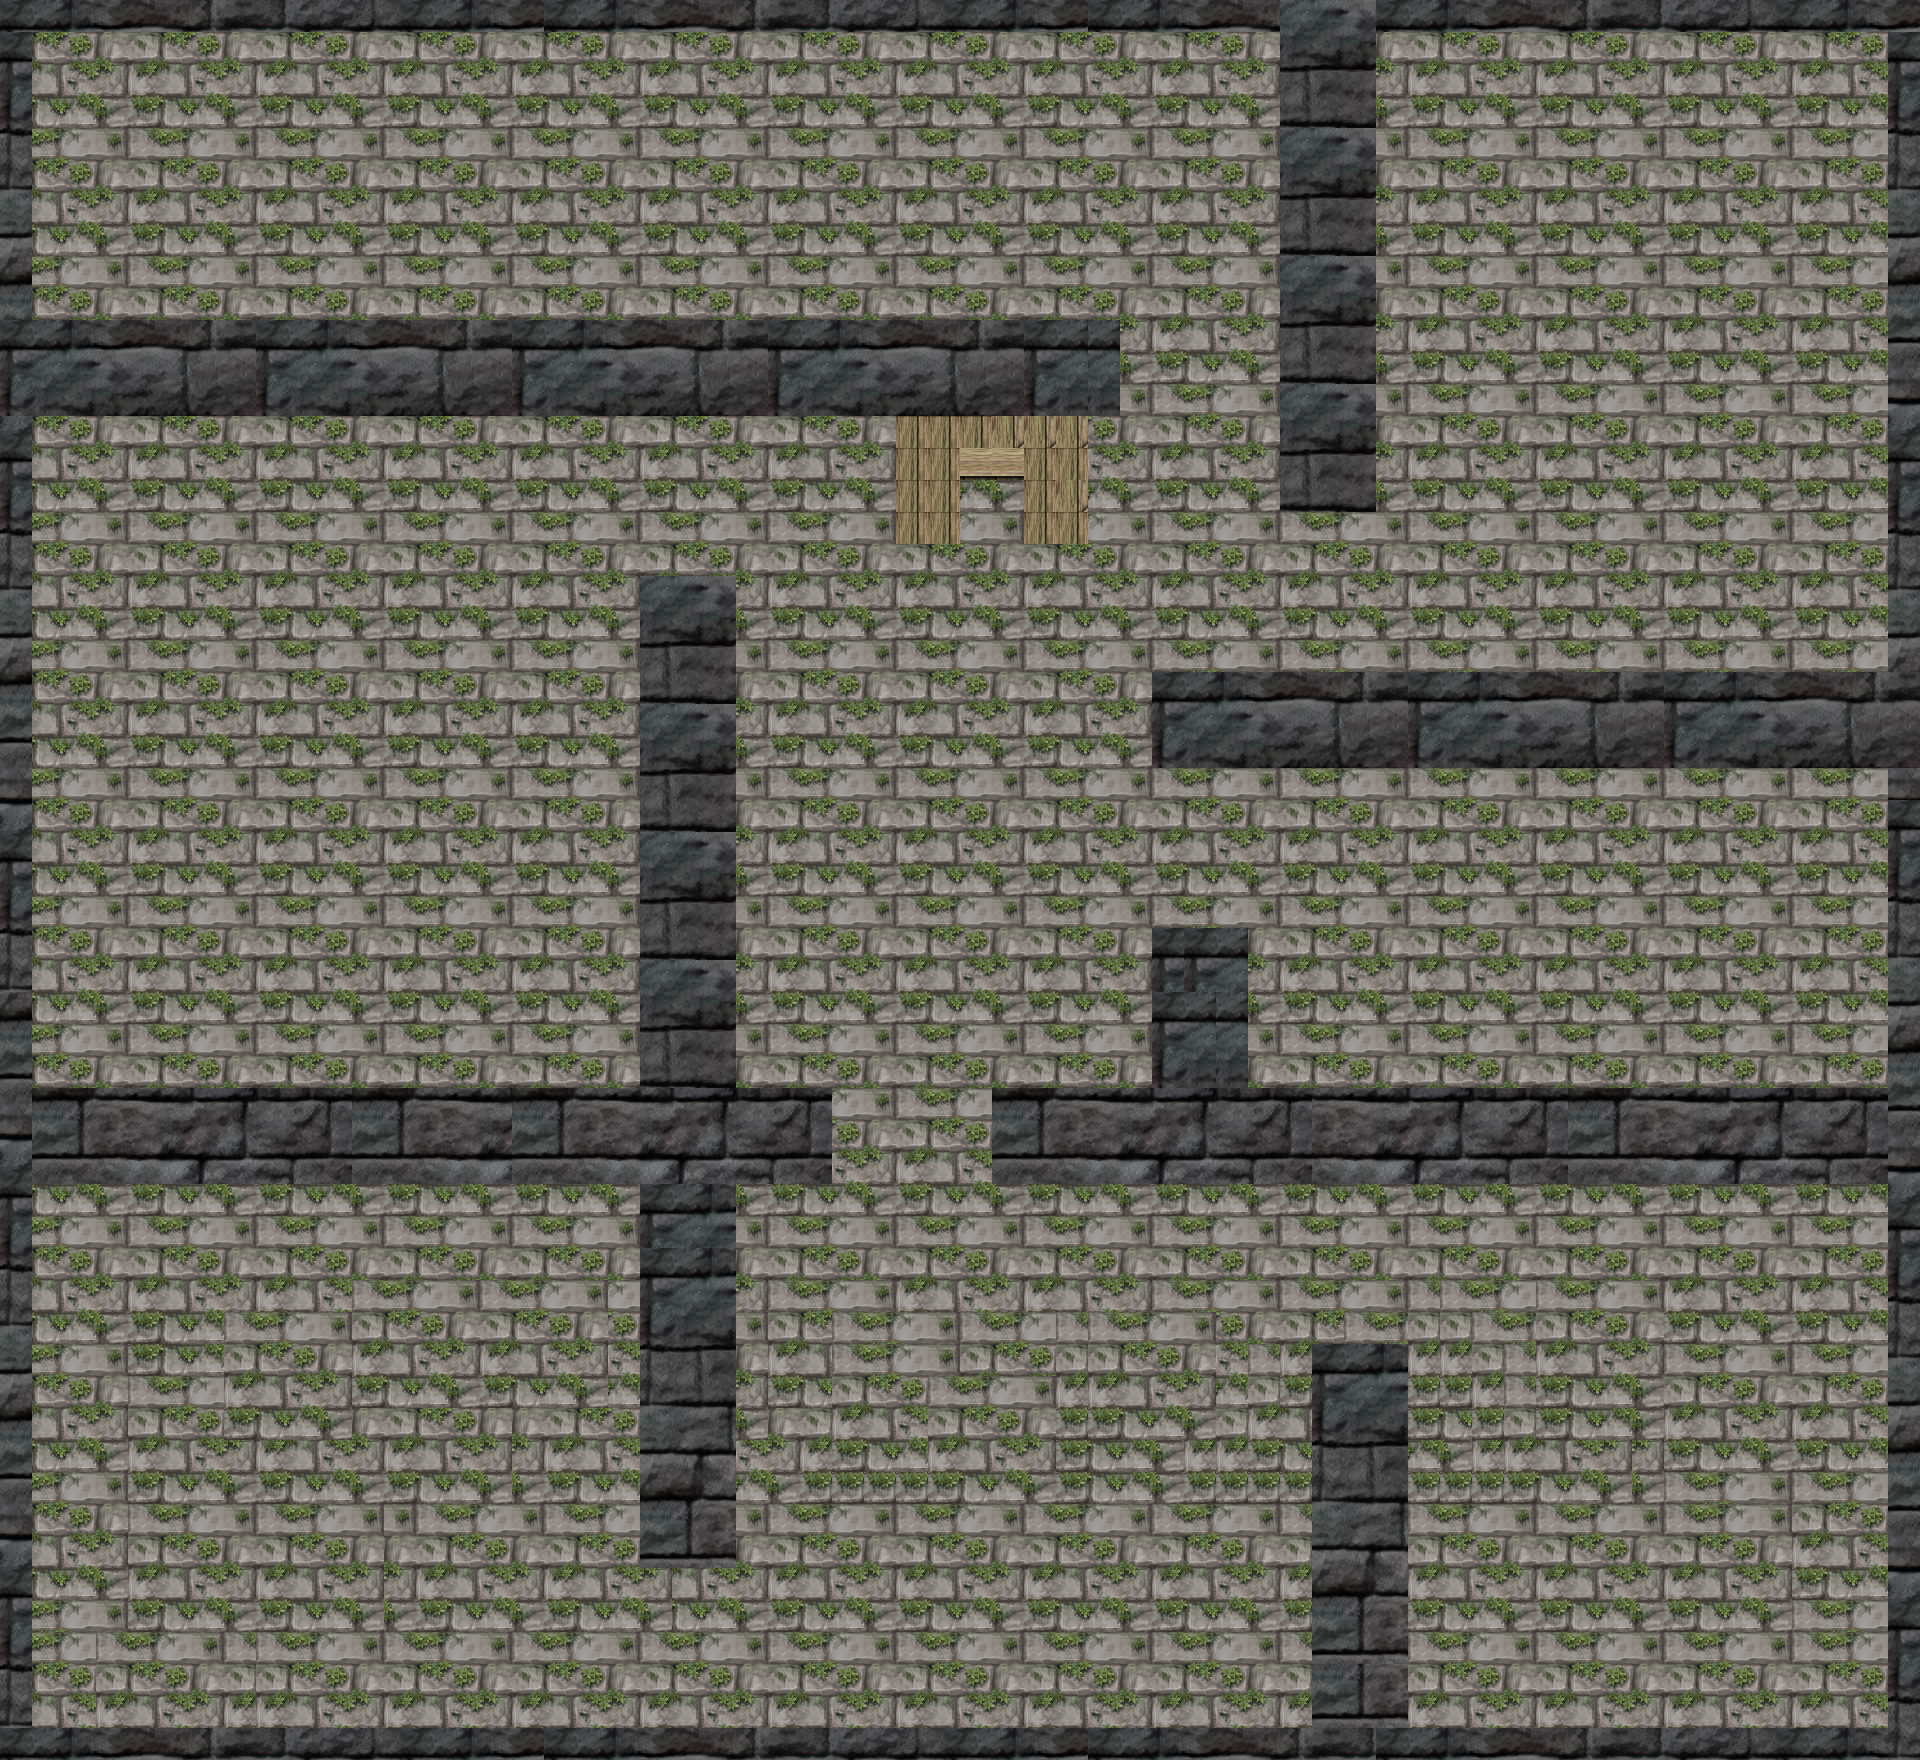

A level layout from a 2D game, rendered from its tile map. Below: a short description, then the map file with tile-grid data replaced by summaries:
An orthogonal 60x55 tile map with 32x32 px tiles, 2 tile layers (Capa de Patrones 1, muros), 4 tilesets and 32 objects (2x PuertaVerticalAbajoTres, PuertaVerticalArribaUno, PuertaHorizontalDerechaUno, PuertaVerticalArribaDos, PuertaHorizontalIzquierdaDos, ...).

<map version="1.0" orientation="orthogonal" renderorder="right-down" width="60" height="55" tilewidth="32" tileheight="32" nextobjectid="89">
 <tileset firstgid="1" name="baldosa" tilewidth="32" tileheight="32" tilecount="16" columns="4">
  <image source="baldosa.png" width="128" height="128" />
 </tileset>
 <tileset firstgid="17" name="ammoc01" tilewidth="32" tileheight="32" tilecount="144" columns="12">
  <image source="ammoc01.jpg" width="400" height="400" />
 </tileset>
 <tileset firstgid="161" name="stone-wall-tiled-multiple" tilewidth="32" tileheight="32" tilecount="4624" columns="68">
  <image source="stone-wall-tiled-multiple.png" width="2200" height="2200" />
 </tileset>
 <tileset firstgid="4785" name="ammoc01 - copia" tilewidth="32" tileheight="32" tilecount="144" columns="12">
  <image source="ammoc01 - copia.jpg" width="400" height="400" />
 </tileset>
 <layer name="Capa de Patrones 1" width="60" height="55">
  <data>[3300 cells, 3300 non-empty, 110 distinct tile ids]</data>
 </layer>
 <objectgroup name="Puertas">
  <object id="28" name="PuertaVerticalArribaUno" x="739" y="578" width="95" height="158" />
  <object id="29" name="PuertaHorizontalDerechaUno" x="964" y="223" width="156" height="96" />
  <object id="30" name="PuertaVerticalArribaDos" x="1250" y="926" width="97" height="162" />
  <object id="31" name="PuertaVerticalAbajoTres" x="1378" y="348" width="95" height="159" />
  <object id="32" name="PuertaHorizontalIzquierdaDos" x="990.667" y="994.667" width="158.667" height="92" />
  <object id="33" name="PuertaVerticalAbajoTres" x="545.333" y="1406.67" width="93.3333" height="160" />
  <object id="38" name="PuertaVerticalArribaCuatro" x="1408" y="1344" width="96" height="160" />
  <object id="51" name="Pantalla" x="32.3636" y="30.3636" width="1852.48" height="1693.88" />
  <object id="53" name="MuroUno" x="33.3333" y="318.182" width="1084.85" height="100" />
  <object id="54" name="MuroDos" x="36.3636" y="1083.88" width="790.909" height="97.9394" />
  <object id="55" name="MuroTres" x="636.364" y="578.788" width="100" height="984.848" />
  <object id="56" name="MuroCuatro" x="1281.82" y="33.3333" width="96.9697" height="475.758" />
  <object id="57" name="MuroCinco" x="1151.52" y="672.727" width="730.303" height="96.9697" />
  <object id="58" name="MuroSeis" x="990.909" y="1090.91" width="896.97" height="96.9697" />
  <object id="59" name="MuroSiete" x="1313.06" y="1341.48" width="94.061" height="379.727" />
  <object id="60" name="MuroOcho" x="1151.52" y="927.273" width="103.03" height="163.636" />
  <object id="63" name="RespawnUno" x="99.8485" y="84.8485" width="822.061" height="181.818" />
  <object id="64" name="RespawnDos" x="100" y="463.636" width="466.667" height="551.515" />
  <object id="66" name="RespawnTres" x="1436.36" y="72.7273" width="387.879" height="212.121" />
  <object id="67" name="RespawnCuatro" x="1387.88" y="915.152" width="445.455" height="133.333" />
  <object id="68" name="RespawnCinco" x="1466.67" y="1545.45" width="342.424" height="115.152" />
  <object id="69" name="RespawnSiete" x="815.152" y="1242.42" width="406.061" height="403.03" />
  <object id="70" name="RespawnOcho" x="87.8788" y="1233.33" width="421.212" height="278.788" />
  <object id="76" name="TrampaDerecha" x="739.394" y="1412.12" width="563.636" height="15.1515" />
  <object id="77" name="TrampaIzquierda" x="1380" y="192" width="500" height="12" />
  <object id="78" name="TrampaArriba" x="251.515" y="417.455" width="30.303" height="675.758" />
  <object id="79" name="TrampaAbajo" x="1612.12" y="1190.91" width="18.1818" height="533.333" />
  <object id="84" name="MuroNueve" x="896" y="418" width="190" height="31" />
  <object id="85" name="MuroDiez" x="896" y="449" width="64" height="96" />
  <object id="86" name="MuroOnce" x="1024" y="449" width="63" height="97" />
  <object id="87" name="MercadoUno" x="962" y="451" width="62" height="26" />
  <object id="88" x="1116" y="652" />
 </objectgroup>
 <layer name="muros" width="60" height="55">
  <data>[3300 cells, 264 non-empty, 30 distinct tile ids]</data>
 </layer>
</map>
